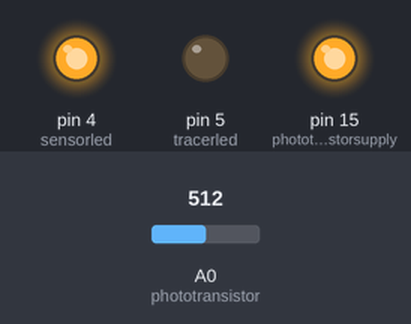
The program below on a simulated Arduino Leonardo, built with avr-gcc and run on an emulated ATmega32U4. Shown: output pins drawn as LEDs (lit = HIGH). Inputs (shaded band) come from the test bench; at power-on: A0 (phototransistor) = 512.

Above: at 3.6 s.
3.7 s: A0 (phototransistor) set to 716
At 3.85 s:
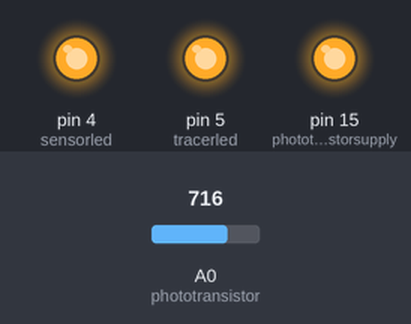
Timing chart, 0 to 6.7 s (numbered marks = the images above; inputs shaded):
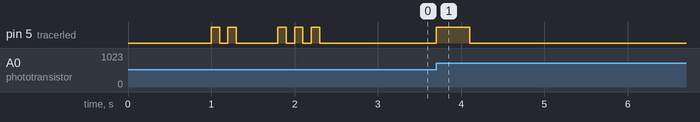

Measured:
- after the input at 3.7 s, pin 5 (tracerled): LOW → HIGH at once, → LOW 0.40 s later

The program:

main.cpp
```cpp
#include <Arduino.h>

#include "diag.h"
#include "initialisation.h"
#include "calibration.h"
#include "sensor.h"
#include "pulse.h"

void setup() {
    diag_enable();
    initialisation_run();
    startup_flash();
    calibration_run();
    calibration_flash();
}

void loop() {
    sensor_read();
    diag_print();
    sensor_decision();
    pulse_main();
}
```

calibration.h
```cpp
#include "pins.h"
#include "variables.h"
#include "config.h"

void calibration_run();
void calibration_flash();
```

diag.h
```cpp
#ifndef DIAG_H
#define DIAG_H

#include "variables.h"
#include "config.h"

void diag_enable();
void diag_print();

#endif
```

initialisation.h
```cpp
#include "pins.h"
#include "variables.h"
#include "config.h"

void initialisation_run();
void startup_flash();
```

pulse.h
```cpp
#include "pins.h"
#include "variables.h"
#include "config.h"
#include "calibration.h"
#include "sensor.h"

void pulse_main();
```

sensor.h
```cpp
#include "pins.h"
#include "variables.h"
#include "config.h"

void sensor_read();
void sensor_decision();
```

variables.h
```cpp
extern int output; //Value output by analogue phototransistor
extern int normal; //Normal phototransistor value
extern bool pulse_enable; //Pulse this time or not
extern int pulses; //Pulses the tracer has completed
extern int flashes; //Flashes counter used in startup and calibration flashes
extern bool diag; //Diagnostic mode enable
```

calibration.cpp
```cpp
#include <Arduino.h>
#include "calibration.h"

int normal;

void calibration_run() {
    delay(200);
    normal=analogRead(phototransistor);
    delay(200);
}

void calibration_flash() {
    int flashes = 0;
    while (flashes < calibration_flashes) {
        digitalWrite(tracerled,HIGH);
        delay(startupflash);
        digitalWrite(tracerled,LOW);
        delay(startupflash);
        flashes++;
    }
}
```

diag.cpp
```cpp
#include <Arduino.h>
#include "diag.h"

bool diag = diagmode;

void diag_enable() {
    // Start serial monitor ability (DIAG)
    if (diag==true)
    {
        Serial.begin(9600);
    }
}

void diag_print() {
    //Print IR sensor phototransistor value to serial monitor (DIAG)
if (diag==true)
{
    Serial.println(output);
}
}
```

initialisation.cpp
```cpp
#include <Arduino.h>
#include "initialisation.h"

void initialisation_run() {
    //Set pin modes
    pinMode(sensorled,OUTPUT);
    pinMode(tracerled,OUTPUT);
    pinMode(phototransistorsupply,OUTPUT);
    pinMode(phototransistor,INPUT);
    //Start digital pins in appropriate states
    digitalWrite(sensorled,HIGH);
    digitalWrite(tracerled,LOW);
    digitalWrite(phototransistorsupply,HIGH);
}

void startup_flash() {
    int flashes = 0;
    delay(1000);
    while (flashes < startup_flashes) {
        digitalWrite(tracerled,HIGH);
        delay(startupflash);
        digitalWrite(tracerled,LOW);
        delay(startupflash);
        flashes++;
    }
}
```

pulse.cpp
```cpp
#include <Arduino.h>
#include "pulse.h"

int pulses = 0;

void pulse_main() {
    if ((pulse_enable == true) && (pulses < maxpulses))
    {
        digitalWrite(tracerled,HIGH); //Start tracer LED pulse
        delay(pulselength);
        digitalWrite(tracerled,LOW); //Stop tracer LED pulse
        pulses++;
    }
    if ((pulse_enable == false) && (pulses < maxpulses))
    {
        digitalWrite(tracerled,LOW); //Stop tracer LED pulse
        pulses = 0;
    }

    if (pulses >= maxpulses)
    {
        digitalWrite(tracerled,LOW); //Stop tracer LED pulse
        delay(10);
        calibration_run();
        pulses = 0;
    }

}
```

sensor.cpp
```cpp
#include <Arduino.h>
#include "sensor.h"

int output;
bool pulse_enable;

void sensor_read() {
    //Read IR sensor phototransistor output and write to variable
    output=analogRead(phototransistor);
}
void sensor_decision() {
    if ((output<(normal-threshold)) || (output>(normal+threshold)))
    {
        pulse_enable = true;
    }
    else
    {
        pulse_enable = false;
    }


}
```

config.h
```cpp
#define threshold 8 //Threshold for tracer activation. Lower number is more sensisitive
#define pulselength 20 //Tracer LED pulse length in ms
#define startupflash 100 //Startup & calibration flash length in ms
#define maxpulses 20 //Maximum number of pulses before the tracer recalibrates
#define startup_flashes 2 //Number of flashes when the unit powers on
#define calibration_flashes 3 //Number of flashes when the unit has calibrated
#define diagmode false //Enable diagnostic mode to output sensor data to serial
```

pins.h
```cpp
#define sensorled 4 //IR sensor LED pin
#define tracerled 5 //Tracer MOSFET pin
#define phototransistorsupply 15 //IR receiver phototransistor power supply
#define phototransistor A0 //IR receiver phototransistor analog pin
```
